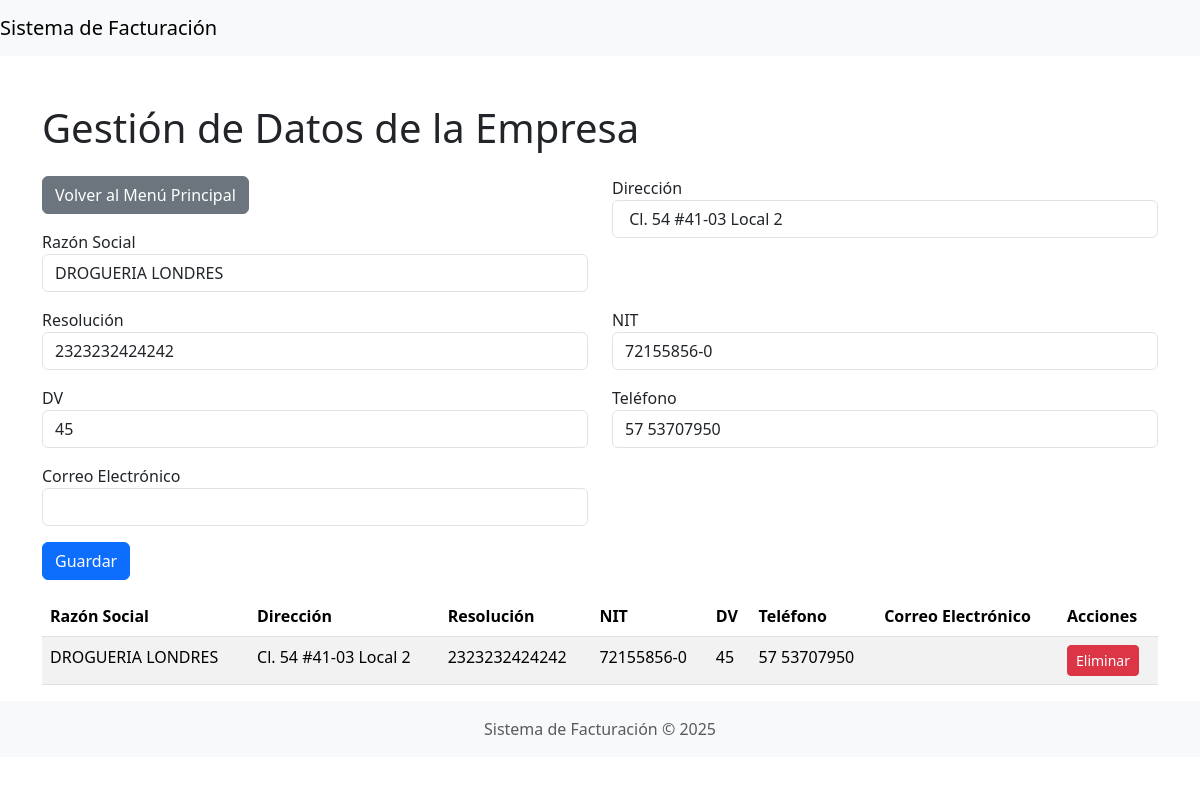
The page /empresa/empresa.php on the database its author committed.
### tables this page shows
CREATE TABLE `datos_empresa` (
  `id` int(11) NOT NULL AUTO_INCREMENT,
  `razon_social` varchar(255) NOT NULL,
  `direccion` varchar(255) NOT NULL,
  `resolucion` varchar(255) NOT NULL,
  `nit` varchar(50) NOT NULL,
  `dv` varchar(5) NOT NULL,
  `telefono` varchar(50) DEFAULT NULL,
  `correo_electronico` varchar(100) DEFAULT NULL,
  PRIMARY KEY (`id`)
);

### db.php (called while the page is built, shortened)
<?php
if (!class_exists('Database')) {
    class Database
    {
        private $conn;
        public function __construct()
        {
            $this->conn = new mysqli(DB_HOST, DB_USER, DB_PASS, DB_NAME);
        }
        public function query($sql)
        {
            return $this->conn->query($sql);
        }
    }
}

### empresa/empresa.php (the view, shortened to what this page needs)
<?php
include '../db.php';
$db = new Database();
$datos_empresa = $db->query("SELECT * FROM datos_empresa")->fetch_assoc();
?>
<?php include '../includes/header.php'; ?>
<div class="container mt-5">
    <h1 class="mb-4">Gestión de Datos de la Empresa</h1>
    <form method="POST" class="mb-3">
        <div class="row">
            <div class="col-md-6">
            <a href="../index.php" class="btn btn-secondary mb-3">Volver al Menú Principal</a>
                <div class="form-group">
                    <label>Razón Social</label>
                    <input type="text" name="razon_social" class="form-control" value="<?php echo $datos_empresa['razon_social'] ?? ''; ?>" required>
                </div>
            </div>
            <div class="col-md-6">
                <div class="form-group">
                    <label>Dirección</label>
                    <input type="text" name="direccion" class="form-control" value="<?php echo $datos_empresa['direccion'] ?? ''; ?>" required>
                </div>
            </div>
        </div>
        <div class="row mt-3">
            <div class="col-md-6">
                <div class="form-group">
                    <label>Resolución</label>
                    <input type="text" name="resolucion" class="form-control" value="<?php echo $datos_empresa['resolucion'] ?? ''; ?>" required>
                </div>
            </div>
            <div class="col-md-6">
                <div class="form-group">
                    <label>NIT</label>
                    <input type="text" name="nit" class="form-control" value="<?php echo $datos_empresa['nit'] ?? ''; ?>" required>
                </div>
            </div>
        </div>
        <div class="row mt-3">
            <div class="col-md-6">
                <div class="form-group">
                    <label>DV</label>
                    <input type="text" name="dv" class="form-control" value="<?php echo $datos_empresa['dv'] ?? ''; ?>" required>
                </div>
            </div>
            <div class="col-md-6">
                <div class="form-group">
                    <label>Teléfono</label>
                    <input type="text" name="telefono" class="form-control" value="<?php echo $datos_empresa['telefono'] ?? ''; ?>">
                </div>
            </div>
        </div>
        <div class="row mt-3">
            <div class="col-md-6">
                <div class="form-group">
                    <label>Correo Electrónico</label>
                    <input type="email" name="correo_electronico" class="form-control" value="<?php echo $datos_empresa['correo_electronico'] ?? ''; ?>">
                </div>
            </div>
        </div>
        <button type="submit" class="btn btn-primary mt-3">Guardar</button>
    </form>
    <table class="table table-striped">
        <thead>
            <tr>
                <th>Razón Social</th>
                <th>Dirección</th>
                <th>Resolución</th>
                <th>NIT</th>
                <th>DV</th>
                <th>Teléfono</th>
                <th>Correo Electrónico</th>
                <th>Acciones</th>
            </tr>
        </thead>
        <tbody>
            <?php if ($datos_empresa): ?>
                <tr>
                    <td><?php echo $datos_empresa['razon_social']; ?></td>
                    <td><?php echo $datos_empresa['direccion']; ?></td>
                    <td><?php echo $datos_empresa['resolucion']; ?></td>
                    <td><?php echo $datos_empresa['nit']; ?></td>
                    <td><?php echo $datos_empresa['dv']; ?></td>
                    <td><?php echo $datos_empresa['telefono']; ?></td>
                    <td><?php echo $datos_empresa['correo_electronico']; ?></td>
                    <td>
                        <a href="?eliminar=<?php echo $datos_empresa['id']; ?>" class="btn btn-danger btn-sm" onclick="return confirm('¿Estás seguro de eliminar este registro?')">Eliminar</a>
                    </td>
                </tr>
            <?php else: ?>
                <tr>
                    <td colspan="8" class="text-center">No hay datos de la empresa registrados.</td>
                </tr>
            <?php endif; ?>
        </tbody>
    </table>
</div>
<?php include '../includes/footer.php'; ?>

### rows shown on the page
datos_empresa: razon_social "DROGUERIA LONDRES", direccion "Cl. 54 #41-03 Local 2", resolucion "2323232424242", nit "72155856-0", dv "45", telefono "57 53707950"
